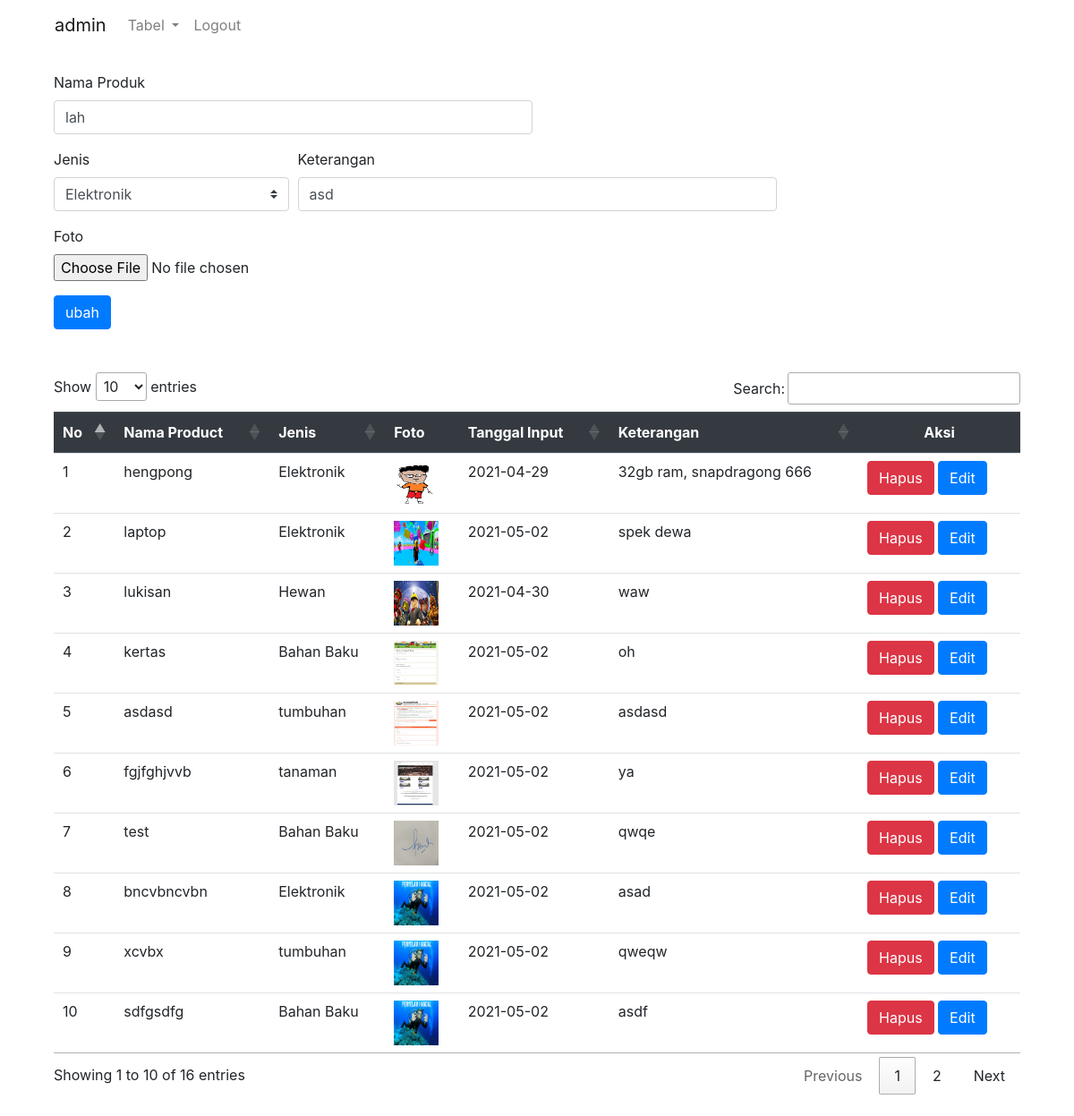
The app's page /dashboard.php?menu=product&edit&id=16 (signed in) with its own data.
### tables this page shows
CREATE TABLE `product` (
  `productID` int(11) NOT NULL,
  `nama` varchar(100) NOT NULL,
  `jenisID` int(11) NOT NULL,
  `foto` varchar(100) NOT NULL,
  `tglinput` date NOT NULL,
  `ket` varchar(100) NOT NULL
);

CREATE TABLE `jenis` (
  `jenisID` int(11) NOT NULL,
  `jenis` varchar(100) NOT NULL
);

### product.php (the view, shortened to what this page needs)
<?php
include "config/koneksi.php";
@$where = "productID = '$_GET[id]'";
if (isset($_GET['edit'])) {
    $sql = "SELECT product .*, jenis FROM product
    INNER JOIN jenis on product.jenisID = jenis.jenisID
    WHERE $where";
    $jalan = mysqli_query($con, $sql);
    $edit = mysqli_fetch_assoc($jalan);
}
?>
<div class="container">
    <form method="post" enctype="multipart/form-data">
        <table align="center">
            <div class="form-row">
                <div class="col-md-6 mb-3">
                    <label for="validationCustom01">Nama Produk</label>
                    <input type="text" name="product" value="<?php echo @$edit['nama'] ?>" class="form-control" id="validationCustom01" required>
                </div>
            </div>
            <div class="form-row">
                <div class="col-md-3 mb-3">
                    <label for="validationCustom04">Jenis</label>
                    <select name="jenis" class="custom-select" id="validationCustom04" required>
                        <option value="<?php echo $edit['jenisID'] ?>"><?php echo @$edit['jenis'] ?></option>
                    </select>
                </div>
                <div class="col-md-6 mb-3">
                    <label for="validationCustom03">Keterangan</label>
                    <input type="text" name="ket" class="form-control" id="validationCustom03" value="<?php echo @$edit['ket'] ?>" required>
                </div>
                <div class="col-md-6 mb-3">
                    <label for="validationCustom03">Foto</label>
                    <br>
                    <input type="file" name="foto">
                </div>
            </div>
                    <?php if (@$_GET['id'] == "") { ?>
                        <input type="submit" class="btn btn-primary mb-5" name="simpan" value="simpan">
                    <?php } else { ?>
                        <input type="submit" class="btn btn-primary mb-5" name="ubah" value="ubah">
                    <?php } ?>
        </table>
    </form>
    <table class="table" align="center" id="tb-product">
        <thead class="thead-dark">
            <tr>
                <th>No</th>
                <th>Nama Product</th>
                <th>Jenis</th>
                <th>Foto</th>
                <th>Tanggal Input</th>
                <th>Keterangan</th>
                <th class="text-center">Aksi</th>
            </tr>
        </thead>
        <tbody>
            <?php
            $no = 0;
            $sql = "SELECT product .*, jenis FROM product
        INNER JOIN jenis on product.jenisID = jenis.jenisID";
            $jalan = mysqli_query($con, $sql);
            while ($r = mysqli_fetch_assoc($jalan)) {
                $no++
            ?>
                <tr>
                    <td><?php echo $no ?></td>
                    <td><?php echo $r['nama'] ?></td>
                    <td><?php echo $r['jenis'] ?></td>
                    <td><img src="foto/<?php echo $r['foto'] ?>" width="50" height="50"></td>
                    <td><?php echo $r['tglinput'] ?></td>
                    <td><?php echo $r['ket'] ?></td>
                    <td>
                        <a href="?menu=product&hapus&id=<?php echo $r['productID'] ?>" class="btn btn-danger" onclick="return confirm('Apakah Anda Yakin Ingin Menghapus?')">Hapus</a>
                        <a href="?menu=product&edit&id=<?php echo $r['productID'] ?>" class="btn btn-primary">Edit</a>
                    </td>
                </tr>
            <?php  } ?>
        </tbody>
    </table>
</div>

### records on screen
product: product "lah", jenis "Elektronik", ket "asd"
product: nama "hengpong", jenisID.jenis "Elektronik", foto (picture), tglinput "2021-04-29", ket "32gb ram, snapdragong 666"
product: nama "laptop", jenisID.jenis "Elektronik", foto (picture), tglinput "2021-05-02", ket "spek dewa"
product: nama "lukisan", jenisID.jenis "Hewan", foto (picture), tglinput "2021-04-30", ket "waw"
product: nama "kertas", jenisID.jenis "Bahan Baku", foto (picture), tglinput "2021-05-02", ket "oh"
product: nama "asdasd", jenisID.jenis "tumbuhan", foto (picture), tglinput "2021-05-02", ket "asdasd"
product: nama "fgjfghjvvb", jenisID.jenis "tanaman", foto (picture), tglinput "2021-05-02", ket "ya"
product: nama "test", jenisID.jenis "Bahan Baku", foto (picture), tglinput "2021-05-02", ket "qwqe"
product: nama "bncvbncvbn", jenisID.jenis "Elektronik", foto (picture), tglinput "2021-05-02", ket "asad"
product: nama "xcvbx", jenisID.jenis "tumbuhan", foto (picture), tglinput "2021-05-02", ket "qweqw"
product: nama "sdfgsdfg", jenisID.jenis "Bahan Baku", foto (picture), tglinput "2021-05-02", ket "asdf"

### other values on screen
$_SESSION['user'] "admin"
